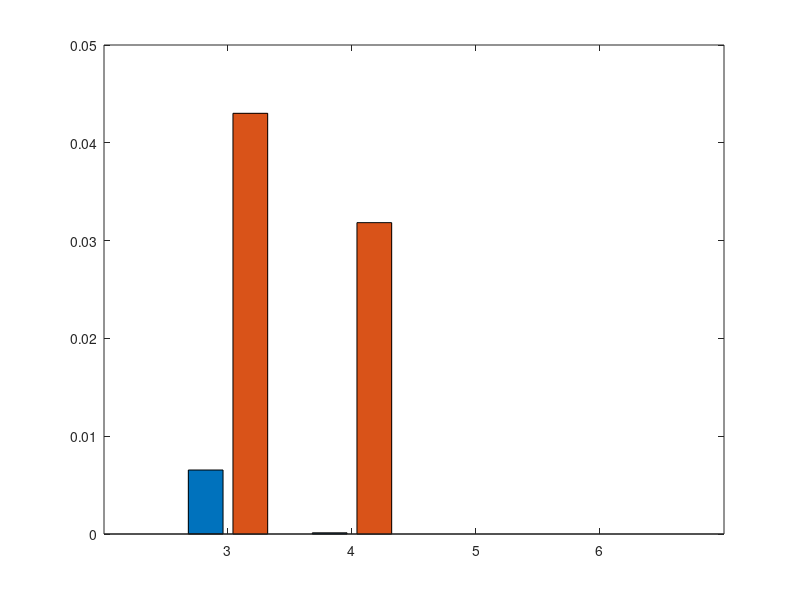

The MATLAB source for this figure: (Note: this script raises an error after producing the figure.)
clear; close all; clc
textSize = 16;
linewid = 1;

% ISm-CSI 3 4 5 6
% ISm-RSS 3 4 5 6

epiImpBMR = [
    1-0.9934570312 1-0.9998779297 0 0;
    1-0.9569839015 1-0.9681640625 0 0;
    ];
epi = [3 4 5 6];

figure(111)
bar(epi, epiImpBMR(1:2,:)', 'grouped')
hold on
ax = gca;
ax.YAxis.FontSize = 14;
ax.XAxis.FontSize = 14;
ax.YAxis.FontWeight = 'bold';
ax.XAxis.FontWeight = 'bold';
ax.LineWidth = 1;
ylim([0 0.1]);
legend('SIM-SKG with CSI', 'SIM-SKG with RSS', 'FontSize',textSize, 'FontWeight','bold', 'Location','northeast')
xlabel('Episode Length', 'FontSize', 15, 'FontWeight','bold')
ylabel('BMR (%)', 'FontSize',15, 'FontWeight','bold')
grid on
% for i=1:length(epiImpBMR)
%     text(epi(i)-0.15,epiImpBMR(1,i),strcat(num2str(epiImpBMR(1,i), '%.2g')," /"), 'FontWeight','bold', 'HorizontalAlignment', 'center', 'VerticalAlignment', 'bottom')
%     text(epi(i)+0.15,epiImpBMR(2,i),strcat(num2str(epiImpBMR(2,i), '%.2g')), 'FontWeight','bold', 'HorizontalAlignment', 'center', 'VerticalAlignment', 'bottom')
% end

% 创建 text
text('VerticalAlignment','bottom',...
    'HorizontalAlignment','center',...
    'FontWeight','bold',...
    'String','0.0065 /',...
    'Position',[2.77679394338381 0.00674417604346082 0]);

% 创建 text
text('VerticalAlignment','bottom',...
    'HorizontalAlignment','center',...
    'FontWeight','bold',...
    'String','0.043',...
    'Position',[3.15 0.0430160985 0]);

% 创建 text
text('VerticalAlignment','bottom',...
    'HorizontalAlignment','center',...
    'FontWeight','bold',...
    'String','1e-4 /',...
    'Position',[3.85 0.000122070299999999 0]);

% 创建 text
text('VerticalAlignment','bottom',...
    'HorizontalAlignment','center',...
    'FontWeight','bold',...
    'String','0.032',...
    'Position',[4.15 0.0318359375 0]);

% 创建 text
text('VerticalAlignment','bottom',...
    'HorizontalAlignment','center',...
    'FontWeight','bold',...
    'String','0 /',...
    'Position',[4.85 0 0]);

% 创建 text
text('VerticalAlignment','bottom',...
    'HorizontalAlignment','center',...
    'FontWeight','bold',...
    'String','0',...
    'Position',[5.15 0 0]);

% 创建 text
text('VerticalAlignment','bottom',...
    'HorizontalAlignment','center',...
    'FontWeight','bold',...
    'String','0 /',...
    'Position',[5.85 0 0]);

% 创建 text
text('VerticalAlignment','bottom',...
    'HorizontalAlignment','center',...
    'FontWeight','bold',...
    'String','0',...
    'Position',[6.15 0 0]);

print('epiCSIBMR','-depsc')

% epiImp = [
%     3*7/5 3*7/6 3*7/7 3*7/8;
%     7/5 7/6 7/7 7/8
%     ];
epiImp = [
    10/3*0.9569839015 10/4*0.9998779297 10/5 10/6;
    10/3*0.9569839015 10/4*0.9681640625 10/5 10/6
    ];
epiImp = epiImp.';
figure(113)
bar(epi, epiImp(1:4,:), 'grouped')
hold on
ax = gca;
ax.YAxis.FontSize = 14;
ax.XAxis.FontSize = 14;
ax.YAxis.FontWeight = 'bold';
ax.XAxis.FontWeight = 'bold';
ax.LineWidth = 1;
ylim([0 5])
legend('SIM-SKG with CSI', 'SIM-SKG with RSS', 'FontSize',textSize, 'FontWeight','bold', 'Location','northeast')
xlabel('Episode Length', 'FontSize', 15, 'FontWeight','bold')
ylabel('BGR (bit per sample)', 'FontSize',15, 'FontWeight','bold')
grid on

for i=1:length(epiImp)
    text(epi(i)-0.15,epiImp(i,1),strcat(num2str(epiImp(i,1), '%.2g'), " /"), 'FontSize',12, 'FontWeight','bold', 'HorizontalAlignment', 'center', 'VerticalAlignment', 'bottom')
    text(epi(i)+0.15,epiImp(i,2),num2str(epiImp(i,2), '%.2g'), 'FontSize',12, 'FontWeight','bold', 'HorizontalAlignment', 'center', 'VerticalAlignment', 'bottom')
end

print('epiCSIBGR','-depsc')
